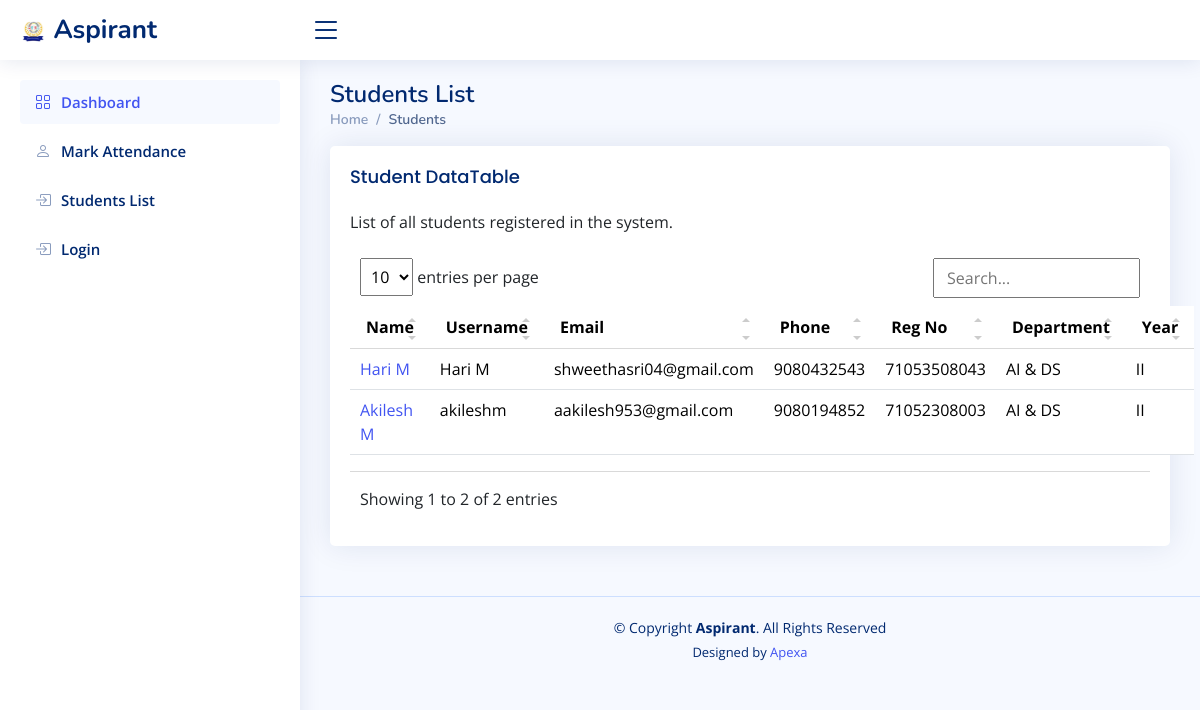
The page /management/students/ (signed in) on the database its author committed.
### students/models.py (models this page shows, shortened)
class Student(models.Model):
    user = models.OneToOneField(User, on_delete=models.CASCADE, null=True, blank=True)
    first_name = models.CharField(max_length=100)
    last_name = models.CharField(max_length=150)
    username = models.CharField(max_length=150)
    email = models.EmailField(unique=True, null=False)
    ph_no = models.CharField(max_length=15)
    reg_no = models.CharField(max_length=15, unique=True)
    dep = models.CharField(max_length=255)
    year = models.CharField(max_length=255)
    clg_name = models.CharField(max_length=255)
    course = models.CharField(max_length=255, null=True)
    profile_pic = models.ImageField(upload_to='profile_pics/', blank=True, null=True)
    password = models.CharField(max_length=255)
    class_name = models.CharField(max_length=50, null=True, blank=True, default="Not Assigned")

### teachers/views.py (the view)
# urls.py: path('students/', views.student_list, name='students-list'),
@login_required
def student_list(request):
    teacher = get_object_or_404(Teacher, user=request.user)  # Get the logged-in teacher
    students = Student.objects.filter(clg_name=teacher.college_name)
    return render(request, 'teachers/students_list.html', {'students': students})

### templates/teachers/students_list.html (shortened to what this page needs)
{% extends 'teachers/teacher_base.html' %}
{% block content %}
{% load static %}
<main id="main" class="main">
    <div class="pagetitle">
        <h1>Students List</h1>
        <nav>
            <ol class="breadcrumb">
                <li class="breadcrumb-item"><a href="index.html">Home</a></li>
                <li class="breadcrumb-item active">Students</li>
            </ol>
        </nav>
    </div>
    <section class="section">
        <div class="row">
            <div class="col-lg-12">
                <div class="card">
                    <div class="card-body">
                        <h5 class="card-title">Student DataTable</h5>
                        <p>List of all students registered in the system.</p>
                        <table class="table datatable">
                            <thead>
                                <tr>
                                    <th>Name</th>
                                    <th>Username</th>
                                    <th>Email</th>
                                    <th>Phone</th>
                                    <th>Reg No</th>
                                    <th>Department</th>
                                    <th>Year</th>
                                </tr>
                            </thead>
                            <tbody>
                                {% for student in students %}
                                <tr>
                                    <td><a href="{% url 'view_profile' student.user.id %}">{{ student.first_name }} {{ student.last_name }}</a></td>
                                    <td>{{ student.username }}</td>
                                    <td>{{ student.email }}</td>
                                    <td>{{ student.ph_no }}</td>
                                    <td>{{ student.reg_no }}</td>
                                    <td>{{ student.dep }}</td>
                                    <td>{{ student.year }}</td>
                                </tr>
                                {% endfor %}
                            </tbody>
                        </table>
                    </div>
                </div>
            </div>
        </div>
    </section>
</main>
<link rel="stylesheet" href="https://cdn.jsdelivr.net/npm/simple-datatables@latest/dist/style.css">
{% endblock content %}

### static/assets/css/style.css (style rules this page uses)
:root { scroll-behavior: smooth; }
body { font-family: "Open Sans", sans-serif; background: #f6f9ff; color: #444444; }
a { color: #4154f1; text-decoration: none; }
h1, h2, h3, h4, h5, h6 { font-family: "Nunito", sans-serif; }
#main { margin-top: 60px; padding: 20px 30px; transition: all 0.3s; }
.pagetitle { margin-bottom: 10px; }
.pagetitle h1 { font-size: 24px; margin-bottom: 0; font-weight: 600; color: #012970; }
.card { margin-bottom: 30px; border: none; border-radius: 5px; box-shadow: 0px 0 30px rgba(1, 41, 112, 0.1); }
.card-title { padding: 20px 0 15px 0; font-size: 18px; font-weight: 500; color: #012970; font-family: "Poppins", sans-serif; }
.card-body { padding: 0 20px 20px 20px; }
.breadcrumb { font-size: 14px; font-family: "Nunito", sans-serif; color: #899bbd; font-weight: 600; }
.breadcrumb a { color: #899bbd; transition: 0.3s; }
.breadcrumb .breadcrumb-item::before { color: #899bbd; }
.breadcrumb .active { color: #51678f; font-weight: 600; }
@media (min-width: 1200px) { #main, #footer { margin-left: 300px; } }

### rows shown on the page
Student: first_name "Hari", last_name "M", username "Hari M", email "shweethasri04@gmail.com", ph_no "9080432543", reg_no "71053508043", dep "AI & DS", year "II"
Student: first_name "Akilesh", last_name "M", username "akileshm", email "aakilesh953@gmail.com", ph_no "9080194852", reg_no "71052308003", dep "AI & DS", year "II"
